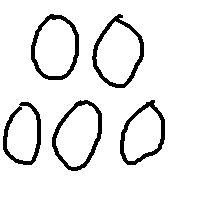
#> input picture production/test-nums/0_1.png, 200 x 200 px; its folder holds only this picture in this run
$ python recRate.py
#> lines starting #> are read from the running program, lines starting #| are printed output that depends on the picture; after the words box and inside, x2 and y2 are one past the last pixel; in counts of white or black regions, pixels touching at a corner belong together
### production/whiteBlack.py
from PIL import Image

# Converts an image from grayscale to black and white
def convertBW(myImage):

	for i in range(myImage.width):
		for j in range(myImage.height):
			if myImage.getpixel((i,j)) > 254:
				myImage.putpixel((i,j), 255)
			else:
				myImage.putpixel((i,j), 0)

	return myImage

# Converts pixels from white to black and vice versa
# [10 lines left out: function invert, not called in this run]

### production/multiCharacters.py
import copy
from PIL import Image

# Checks if a pixel is in the recorded array yet or not
def notRecorded(recorded, x, y):

	result = True

	# Check if the pixel to check matches a pixel in the recorded array
	# Recorded is a 2D array such that each entry contains a [x, y] array of pixels found
	for item in recorded:
		if item[0] == x and item[1] == y:
			result = False

	return result

# Recursive search to find the
def pixelSearch(originalImage, newImage, recorded, curPixel):

	# Check if the current pixel is white. If so do nothing and return the newImage and recorded
	if originalImage.getpixel((curPixel[0], curPixel[1])) != 255 and notRecorded(recorded, curPixel[0], curPixel[1]):

		# Add the current pixel in the same location to the new image
		newImage.putpixel((curPixel[0], curPixel[1]), originalImage.getpixel((curPixel[0], curPixel[1])))
		# Add the current pixel to the recorded array
		recorded.append(copy.deepcopy(curPixel))

		# Search the four pixels (below or right)
		# Decision structure to handle edge cases (i.e. don't check the bottom left pixel if we are on the left edge of the image)
		if curPixel[1] == originalImage.height-1 and curPixel[0] == originalImage.width-1:

			# Bottom right corner
			# Check the pixel to the left, top left, top
			curPixel[0] -= 1
			newImage, recorded = pixelSearch(originalImage, newImage, recorded, copy.deepcopy(curPixel))
			curPixel[1] -= 1
			newImage, recorded = pixelSearch(originalImage, newImage, recorded, copy.deepcopy(curPixel))
			curPixel[0] += 1
			newImage, recorded = pixelSearch(originalImage, newImage, recorded, copy.deepcopy(curPixel))

		elif curPixel[1] == 0 and curPixel[0] == 0:

			# Top left corner
			# Check the pixel to the right, bottom, bottom right
			curPixel[0] += 1
			newImage, recorded = pixelSearch(originalImage, newImage, recorded, copy.deepcopy(curPixel))
			curPixel[0] -= 1
			curPixel[1] += 1
			newImage, recorded = pixelSearch(originalImage, newImage, recorded, copy.deepcopy(curPixel))
			curPixel[0] += 1
			newImage, recorded = pixelSearch(originalImage, newImage, recorded, copy.deepcopy(curPixel))

		elif curPixel[1] == 0 and curPixel[0] == originalImage.width-1:

			# Top right corner
			# Check the pixel to the left, bottom, bottom left
			curPixel[0] -= 1
			newImage, recorded = pixelSearch(originalImage, newImage, recorded, copy.deepcopy(curPixel))
			curPixel[1] += 1
			newImage, recorded = pixelSearch(originalImage, newImage, recorded, copy.deepcopy(curPixel))
			curPixel[0] += 1
			newImage, recorded = pixelSearch(originalImage, newImage, recorded, copy.deepcopy(curPixel))

		elif curPixel[1] == originalImage.height-1 and curPixel[0] == 0:

			# Bottom left corner
			# Check the pixel to the right, top, top right
			curPixel[0] += 1
			newImage, recorded = pixelSearch(originalImage, newImage, recorded, copy.deepcopy(curPixel))
			curPixel[1] -= 1
			newImage, recorded = pixelSearch(originalImage, newImage, recorded, copy.deepcopy(curPixel))
			curPixel[0] -= 1
			newImage, recorded = pixelSearch(originalImage, newImage, recorded, copy.deepcopy(curPixel))

		elif curPixel[1] == originalImage.height-1:

			# Bottom edge
			# Check the pixel to the left, top left, top, top right, right
			curPixel[0] += 1
			newImage, recorded = pixelSearch(originalImage, newImage, recorded, copy.deepcopy(curPixel))
			curPixel[1] -= 1
			newImage, recorded = pixelSearch(originalImage, newImage, recorded, copy.deepcopy(curPixel))
			curPixel[0] -= 1
			newImage, recorded = pixelSearch(originalImage, newImage, recorded, copy.deepcopy(curPixel))
			curPixel[0] -= 1
			newImage, recorded = pixelSearch(originalImage, newImage, recorded, copy.deepcopy(curPixel))
			curPixel[1] += 1
			newImage, recorded = pixelSearch(originalImage, newImage, recorded, copy.deepcopy(curPixel))

		elif curPixel[1] == 0:

			# Top edge
			# Check left, bottom left, bottom, bottom right, right
			curPixel[0] -= 1
			newImage, recorded = pixelSearch(originalImage, newImage, recorded, copy.deepcopy(curPixel))
			curPixel[1] += 1
			newImage, recorded = pixelSearch(originalImage, newImage, recorded, copy.deepcopy(curPixel))
			curPixel[0] += 1
			newImage, recorded = pixelSearch(originalImage, newImage, recorded, copy.deepcopy(curPixel))
			curPixel[0] += 1
			newImage, recorded = pixelSearch(originalImage, newImage, recorded, copy.deepcopy(curPixel))
			curPixel[1] -= 1
			newImage, recorded = pixelSearch(originalImage, newImage, recorded, copy.deepcopy(curPixel))

		elif curPixel[0] == 0:

			# Left edge
			# Check top, top right, right, bottom right, bottom
			curPixel[1] -= 1
			newImage, recorded = pixelSearch(originalImage, newImage, recorded, copy.deepcopy(curPixel))
			curPixel[0] += 1
			newImage, recorded = pixelSearch(originalImage, newImage, recorded, copy.deepcopy(curPixel))
			curPixel[1] += 1
			newImage, recorded = pixelSearch(originalImage, newImage, recorded, copy.deepcopy(curPixel))
			curPixel[1] += 1
			newImage, recorded = pixelSearch(originalImage, newImage, recorded, copy.deepcopy(curPixel))
			curPixel[0] -= 1
			newImage, recorded = pixelSearch(originalImage, newImage, recorded, copy.deepcopy(curPixel))


		elif curPixel[0] == originalImage.width-1:

			# Right edge
			# Check top, top left, left, bottom left, bottom
			curPixel[1] -= 1
			newImage, recorded = pixelSearch(originalImage, newImage, recorded, copy.deepcopy(curPixel))
			curPixel[0] -= 1
			newImage, recorded = pixelSearch(originalImage, newImage, recorded, copy.deepcopy(curPixel))
			curPixel[1] += 1
			newImage, recorded = pixelSearch(originalImage, newImage, recorded, copy.deepcopy(curPixel))
			curPixel[1] += 1
			newImage, recorded = pixelSearch(originalImage, newImage, recorded, copy.deepcopy(curPixel))
			curPixel[0] += 1
			newImage, recorded = pixelSearch(originalImage, newImage, recorded, copy.deepcopy(curPixel))


		else:

			# Default case
			curPixel[1] -= 1
			newImage, recorded = pixelSearch(originalImage, newImage, recorded, copy.deepcopy(curPixel))
			curPixel[0] += 1
			newImage, recorded = pixelSearch(originalImage, newImage, recorded, copy.deepcopy(curPixel))
			curPixel[1] += 1
			newImage, recorded = pixelSearch(originalImage, newImage, recorded, copy.deepcopy(curPixel))
			curPixel[1] += 1
			newImage, recorded = pixelSearch(originalImage, newImage, recorded, copy.deepcopy(curPixel))
			curPixel[0] -= 1
			newImage, recorded = pixelSearch(originalImage, newImage, recorded, copy.deepcopy(curPixel))
			curPixel[0] -= 1
			newImage, recorded = pixelSearch(originalImage, newImage, recorded, copy.deepcopy(curPixel))
			curPixel[1] -= 1
			newImage, recorded = pixelSearch(originalImage, newImage, recorded, copy.deepcopy(curPixel))
			curPixel[1] -= 1
			newImage, recorded = pixelSearch(originalImage, newImage, recorded, copy.deepcopy(curPixel))

	return newImage, recorded

# Returns an array of all the characters to be read through the OCR algorithm
# Takes a grayscale image as the input
def charactersToRead(myImage):

	# Array of images of characters in myImage to run through OCR algorithm
	characters = []
	# Array of pixels already found
	recorded = []

	# Check all pixels to find any non-white ones
	for i in range(myImage.height):
		for j in range(myImage.width):

			# Pixel to test
			testPixel = myImage.getpixel((j,i))

			# If the pixel is non-white and has not already been found
			if testPixel != 255 and notRecorded(recorded, j, i):

				# A new character has been found in the image!
				# Create a blank new image to record the character (same height and width as the original)
				newImage = Image.new("L", (myImage.width, myImage.height), color=255)

				newImage, recorded = pixelSearch(myImage, newImage, recorded, [j, i])

				characters.append(copy.deepcopy(newImage))

	return characters

### production/scaling.py
import sys
from PIL import Image

def check(minOrMax, count, start):

	if minOrMax == "min":
		return count < start
	else:
		return count > start

def findExtreme(myImage, minOrMax, xOrY):

	xSize = myImage.size[0]
	ySize = myImage.size[1]

	if xOrY == "x":
		outside = xSize
		inside = ySize
	elif xOrY == "y":
		outside = ySize
		inside = xSize
	else:
		sys.exit("Input can only be either x or y.")

	if minOrMax == "min":
		start = outside - 1
		end = 0
	elif minOrMax == "max":
		start = 0
		end = outside - 1
	else:
		sys.exit("Input can only be either min or max.")

	# Find the smallest x-value
	myVal = start

	for row in range(inside):
		count = end

		if xOrY == "x":
			test = myImage.getpixel((count, row))
		else:
			test = myImage.getpixel((row, count))

		while test == 255 and check(minOrMax, count, start):

			if minOrMax == "min":
				count += 1
			else:
				count -= 1

			if xOrY == "x":
				test = myImage.getpixel((count, row))
			else:
				test = myImage.getpixel((row, count))

		if minOrMax == "min":
			if count < myVal:
				myVal = count
		else:
			if count > myVal:
				myVal = count

	return myVal

# Scales the image down to the default size
def scaleImage(myImage, width, height):

	xMin = findExtreme(myImage, "min", "x")
	xMax = findExtreme(myImage, "max", "x")
	yMin = findExtreme(myImage, "min", "y")
	yMax = findExtreme(myImage, "max", "y")

	myImage = myImage.crop((xMin, yMin, xMax+1, yMax+1))

	# Resizes the image to the given width x height
	myImage = myImage.resize((width,height))

	# Returns the scaled image
	return myImage

### production/zsAlgorithm.py
from PIL import Image
from whiteBlack import *

def padZeros(img):
    padded = Image.new("L", (img.width + 2, img.height + 2), color = 0) #create new image
    i = 0       #counter
    j = 0       #counter
    for i in range(0, padded.width):
        for j in range(0, padded.height):
            #top left
            if (i == 0 and j == 0):
                padded.putpixel((i, j), 255)   #pad top left pixel of padded image with top left pixel of original image
            #top right
            elif (i == padded.width-1 and j == 0):
                padded.putpixel((i, j), 255)   #pad top right pixel of padded image with top right pixel of original image
            #bottom left
            elif (i == 0 and j == padded.height-1):
                padded.putpixel((i, j), 255)   #pad bottom left pixel of padded image with top right pixel of original image
            #bottom right
            elif (i == padded.width-1 and j == padded.height-1):
                padded.putpixel((i, j), 255)   #pad bottom right pixel of padded image with top right pixel of original image
            #left side
            elif (i == 0):
                padded.putpixel((i, j), 255) #pad left side of padded image with pixels along left side of original image
            #right side
            elif (i == padded.width-1):
                padded.putpixel((i, j), 255)   #pad right side of padded image with pixels along right side of original image
            #top side
            elif (j == 0):
                padded.putpixel((i, j), 255)     #pad top side of padded image with pixels along top side of original image
            #bottom side
            elif (j == padded.height-1):
                padded.putpixel((i, j), 255)      #pad bottom side of padded image with pixels along bottom side of original image
            #inside pixels
            else:
                padded.putpixel((i, j), img.getpixel((i-1, j-1)))       #pad the rest of the padded image with the pixels from the rest of the original image
    return padded

def zsAlgorithm(myImage):

	deleting = True

	# Keep performing
	while deleting:

		toDelete = []

		# First sub-iteration
		for j in range(1, myImage.height-1):
			for i in range(1, myImage.width-1):

				# Check only if the pixel is black
				if myImage.getpixel((i,j))==0:

					# Get all of the surrounding pixel values in an array to work with
					surroundArray = []
					surroundArray.append(myImage.getpixel((i,j-1)))
					surroundArray.append(myImage.getpixel((i+1,j-1)))
					surroundArray.append(myImage.getpixel((i+1,j)))
					surroundArray.append(myImage.getpixel((i+1,j+1)))
					surroundArray.append(myImage.getpixel((i,j+1)))
					surroundArray.append(myImage.getpixel((i-1,j+1)))
					surroundArray.append(myImage.getpixel((i-1,j)))
					surroundArray.append(myImage.getpixel((i-1,j-1)))

					# Get the number of 01 patterns in the surrounding set A(P1)
					zeroOnePatterns = 0
					k = 0
					while k < len(surroundArray):
						# Check only if not the last element in the list
						if k < len(surroundArray)-1:
							if surroundArray[k] == 255 and surroundArray[k+1] == 0:
								zeroOnePatterns += 1
						# If the last element check the front (circular) not the following value (would be out of index error)
						else:
							if surroundArray[k] == 255 and surroundArray[0] == 0:
								zeroOnePatterns += 1
						k += 1

					# Get the number of non-zero neighbours of this pixel
					totalNonZero = 0
					for item in surroundArray:
						if item == 0:
							totalNonZero += 1

					# Check if the conditions are met to delete a pixel
					if totalNonZero >= 2 and totalNonZero <= 6 and zeroOnePatterns == 1 and (myImage.getpixel((i,j-1))==255 or myImage.getpixel((i+1,j))==255 or myImage.getpixel((i,j+1))==255) and (myImage.getpixel((i+1,j))==255 or myImage.getpixel((i,j+1))==255 or myImage.getpixel((i-1,j))==255):
						toDelete.append((i,j))

		# Make all the pixels specified to be deleted white (aka "delete" them)
		for item in toDelete:
			myImage.putpixel(item, 255)

		toDelete = []

		# Second sub-iteration
		for j in range(1, myImage.height-1):
			for i in range(1, myImage.width-1):

				# Check only if the pixel is black
				if myImage.getpixel((i,j))==0:

					# Get all of the surrounding pixel values in an array to work with
					surroundArray = []
					surroundArray.append(myImage.getpixel((i,j-1)))
					surroundArray.append(myImage.getpixel((i+1,j-1)))
					surroundArray.append(myImage.getpixel((i+1,j)))
					surroundArray.append(myImage.getpixel((i+1,j+1)))
					surroundArray.append(myImage.getpixel((i,j+1)))
					surroundArray.append(myImage.getpixel((i-1,j+1)))
					surroundArray.append(myImage.getpixel((i-1,j)))
					surroundArray.append(myImage.getpixel((i-1,j-1)))

					# Get the number of 01 patterns in the surrounding set A(P1)
					zeroOnePatterns = 0
					k = 0
					while k < len(surroundArray):
						# Check only if not the last element in the list
						if k < len(surroundArray)-1:
							if surroundArray[k] == 255 and surroundArray[k+1] == 0:
								zeroOnePatterns += 1
						# If the last element check the front (circular) not the following value (would be out of index error)
						else:
							if surroundArray[k] == 255 and surroundArray[0] == 0:
								zeroOnePatterns += 1
						k += 1

					# Get the number of non-zero neighbours of this pixel
					totalNonZero = 0
					for item in surroundArray:
						if item == 0:
							totalNonZero += 1

					# Check if the conditions are met to delete a pixel
					if totalNonZero >= 2 and totalNonZero <= 6 and zeroOnePatterns == 1 and (myImage.getpixel((i,j-1))==255 or myImage.getpixel((i+1,j))==255 or myImage.getpixel((i-1,j))==255) and (myImage.getpixel((i,j-1))==255 or myImage.getpixel((i,j+1))==255 or myImage.getpixel((i-1,j))==255):
						toDelete.append((i,j))

		# Make all the pixels specified to be deleted white (aka "delete" them)
		for item in toDelete:
			myImage.putpixel(item, 255)

		if len(toDelete) == 0:
			deleting = False

	return myImage

### production/statMethod.py
from PIL import Image
import math

def percentOfPixels(img):
    count = 0
    imgSize = img.width*img.height

    for i in range(img.width-1):
        for j in range(img.height-1):
            pixelValue = img.getpixel((i,j))
            if pixelValue == 0:
                count += 1

    percent = count/imgSize

    return round(percent, 4)

##         w25 w50 w75
##       --- --- --- ---
##      | q1| q2| q3| q4|
##  h25  --- --- --- ---
##      | q5| q6| q7| q8|
##  h50  --- --- --- ---
##      | q9|q10|q11|q12|
##  h75  --- --- --- ---
##      |q13|q14|q15|q16|
##       --- --- --- ---

# Divides the image into 16 equal sections as individual Image objects
# Input: img - Image to be divided
# Output: q - array of Image's that make up the 16 cropped images

def divideImage(img):
    i = 0                               #counter
    q = []
    feature = []
    w25 = math.ceil(img.width / 4)      #1/4 of image's width
    w50 = math.ceil(img.width / 2)      #1/2 of image's width
    w75 = math.ceil(img.width * 0.75)   #3/4 of image's width

    h25 = math.ceil(img.height / 4)     #1/4 of image's height
    h50  = math.ceil(img.height / 2)    #1/2 of image's height
    h75 = math.ceil(img.height * 0.75)  #3/4 of image's height

    #First Row
    q.append(img.crop((0, 0, w25, h25)))
    q.append(img.crop((w25, 0, w50, h25)))
    q.append(img.crop((w50, 0, w75, h25)))
    q.append(img.crop((w75, 0, img.width, h25)))
    #Second Row
    q.append(img.crop((0, h25, w25, h50)))
    q.append(img.crop((w25, h25, w50, h50)))
    q.append(img.crop((w50, h25, w75, h50)))
    q.append(img.crop((w75, h25, img.width, h50)))
    #Third Row
    q.append(img.crop((0, h50, w25, h75)))
    q.append(img.crop((w25, h50, w50, h75)))
    q.append(img.crop((w50, h50, w75, h75)))
    q.append(img.crop((w75, h50, img.width, h75)))
    #Fourth Row
    q.append(img.crop((0, h75, w25, img.height)))
    q.append(img.crop((w25, h75, w50, img.height)))
    q.append(img.crop((w50, h75, w75, img.height)))
    q.append(img.crop((w75, h75, img.width, img.height)))

    for i in range(len(q)):
        feature.append(percentOfPixels(q[i]))

    return feature


### production/database.py
from PIL import Image
import mysql.connector
from euclideanDistance import *
from statMethod import divideImage
from scaling import *
from zsAlgorithm import *
from whiteBlack import *

# Adds all of the images in the numbers folder to the database
# [115 lines left out: functions addValuesToDB, addNumbersToDB, selectFromDB, findCharacter, not called in this run]

def DBChar(pixelArr):
	db = mysql.connector.connect(user='leun4090', host='hopper.wlu.ca', password='bigtop6', database='leun4090')

	# Get the values from the DB
	result = selectFromDB(db)

	db.close()

	# Determine what character the image best corresponds to
	myChar = findCharacter(pixelArr, result)

	return myChar

# [37 lines left out: functions DBInsert, DBInsertNumbers, DBInsertChar, not called in this run]

### production/recRate.py
from PIL import Image
import subprocess
from padding import *
from filter import *
from thinning import *
from scaling import *
from whiteBlack import *
from multiCharacters import *
from statMethod import *
from database import *
from zsAlgorithm import *
import time
import sys
import copy

def getRecognitionRate():

	myFile = open("recRate-output.txt", "w+")

	total = [0] * 10
	correct = [0] * 10

	for i in range(0,10):
		print("The current number to test for is:",i, file=myFile)
		for j in range(1, 16):

			try:
				myImage = Image.open("test-nums/{0}_{1}.png".format(i, j)).convert("L")
#> myImage: PIL image 200x200 L; 91.6% white; 5 black regions, box (x1, y1, x2, y2) and area: (92, 14, 144, 88) 723, (52, 100, 102, 171) 702, (31, 14, 79, 80) 685, (120, 100, 165, 165) 644, (3, 102, 41, 165) 604
				print('Image imported successfully', file=myFile)
			except IOError:
				print("Image import failed - file not found", file=myFile)

			myImage = myImage.resize((70,70))
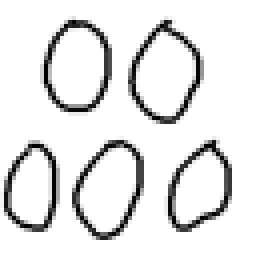
#> myImage: PIL image 70x70 L (shown 4 times larger); min 0, max 255, mean 233
			# Change to BW image
			myImage = convertBW(myImage)
#> after the loop in convertBW, `for i in range(myImage.width):`:
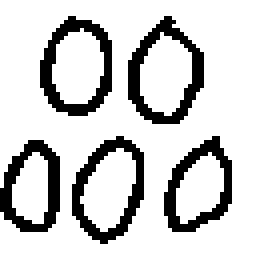
#> myImage: PIL image 70x70 L (shown 4 times larger); 83.6% white; black in thin lines or dots, all inside (x1, y1, x2, y2) = (0, 4, 58, 61)
			# Get the unique images
			images = charactersToRead(myImage)
#> the loop in charactersToRead, `for i in range(myImage.height):` made 70 passes
#> after the loop in charactersToRead, `for i in range(myImage.height):`:
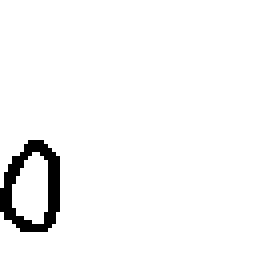
#> newImage: PIL image 70x70 L (shown 4 times larger); 96.9% white; 1 black region, box (x1, y1, x2, y2) and area: (0, 35, 15, 58) 150

			for image in images:
				original = copy.deepcopy(image)
				image = scaleImage(image, 120, 120)
				image = padZeros(image)
				image = zsAlgorithm(image)
				imageArray = divideImage(image)
				finalCharacter = DBChar(imageArray)
				print("The character in the image is:",finalCharacter, file=myFile)

				if finalCharacter == str(i):
					correct[i] += 1
				total[i] += 1
#> this loop made 1 pass
#> pass 1, in getRecognitionRate, `original = copy.deepcopy(image)`:
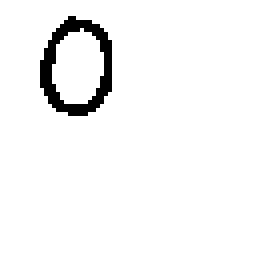
#> original: PIL image 70x70 L (shown 4 times larger); 96.6% white; black in thin lines or dots, all inside (x1, y1, x2, y2) = (10, 4, 28, 29)
#> pass 1, in scaleImage, `myImage = myImage.crop((xMin, yMin, xMax+1, yMax+1))`:
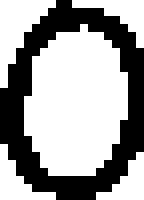
#> myImage: PIL image 18x25 L (shown 8 times larger); 63.1% white; 1 black region, box (x1, y1, x2, y2) and area: (0, 0, 18, 25) 166
#> pass 1, in scaleImage, `myImage = myImage.resize((width,height))`:
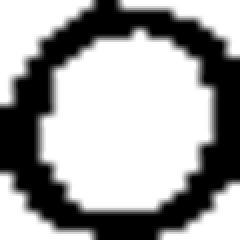
#> myImage: PIL image 120x120 L (shown 2 times larger); min 0, max 255, mean 161.2

	print(correct, file=myFile)
	print(total, file=myFile)

	myTotal = 0
	myNum = 0
	for item in correct:
		myTotal += item/total[myNum]
		print(myNum, "-", item/total[myNum]*100, "percent", file=myFile)
		myNum += 1

	myTotal = myTotal / 10

	myTotal = myTotal * 100

	print("Total -", myTotal, "percent", file=myFile)

	myFile.close()

	return

# [55 lines left out: function getCharRecognitionRate, not called in this run]

getRecognitionRate()
#> (the call stopped at in DBChar, `db = mysql.connector.connect(user='leun4090', host='hopper.wlu.ca', pa..`: mysql is not available in this run)

# p = subprocess.Popen(["/Applications/Preview.app", "test-nums/0_1.png"], shell=True)
# test = input("enter something will")
# p.kill()
